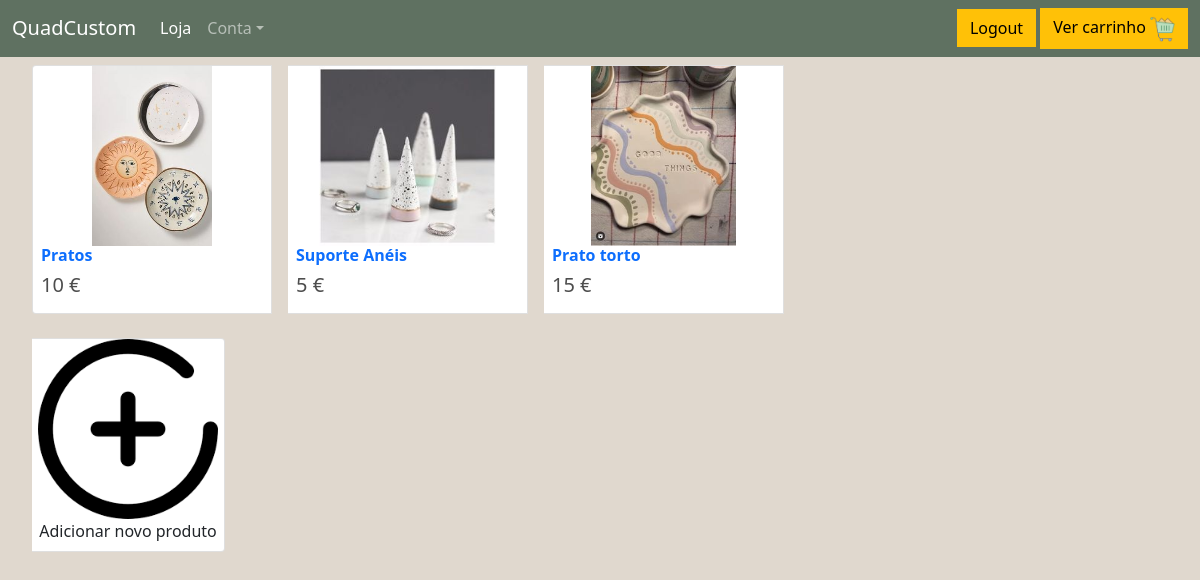
/seller/ (signed in), run on an earlier commit of the app's database.
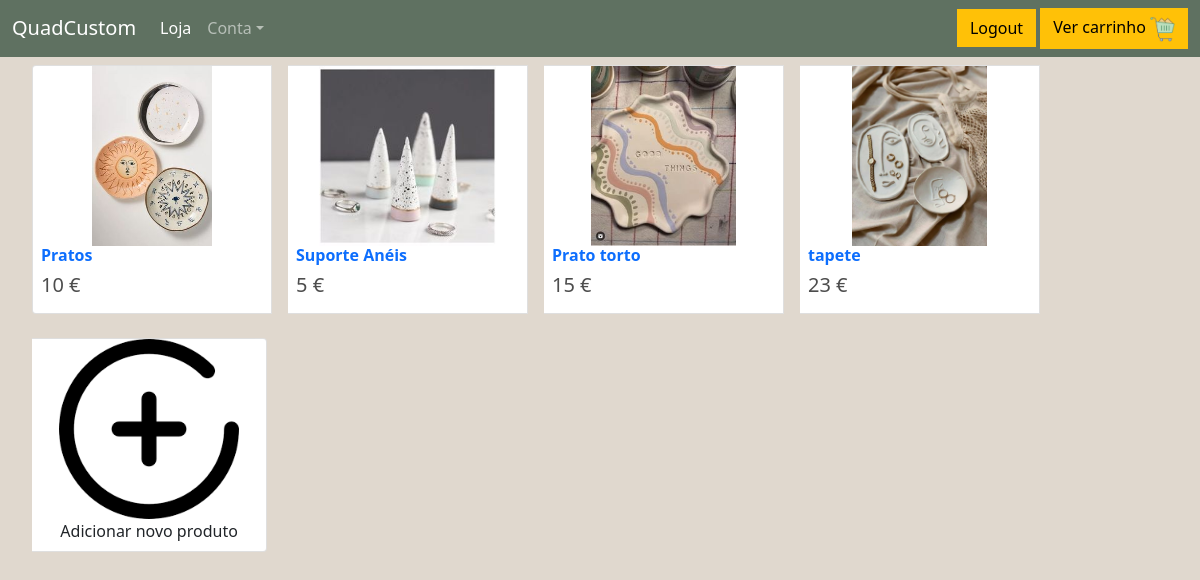
And on a later commit of the database.
### loja/models.py (models this page shows, shortened)
class Produto(models.Model):
    preco = models.IntegerField()
    nome = models.CharField(max_length=100)
    descricao = models.CharField(max_length=300)
    personalizavel = models.BooleanField(default=False)
    pic = models.ImageField(upload_to='images', blank=True, null=True)
    seller = models.ForeignKey(Vendedor, on_delete=models.RESTRICT)

### loja/views.py (the view)
# urls.py: path('seller/',views.seller,name="seller"),
@user_passes_test(Vendedor.isVendedor, login_url='loja:loja')
def seller(request):                                                #carrega Espaço Vendedor
    vendedor = get_object_or_404(Vendedor, who=request.user)
    produtos_vendedor = Produto.objects.filter(seller=vendedor)
    return render(request,'loja/sellerpage.html', {'products_list': produtos_vendedor})

### loja/models.py (called while the page is built)
    def isVendedor(user):
        return Vendedor.objects.filter(who=user).exists() if (user.is_authenticated) else False

### loja/templates/loja/sellerpage.html
{% extends 'loja/main.html' %}
{% load static %}
{% block content %}
<div class="card-group ms-4 me-auto">
    {% for product in products_list %}
    <div class="card m-2 mb-3" style="min-width: 15rem; max-width: 15rem;">
        <img class="card-img-top" width="240px" height="180px" style="object-fit:contain;" src="{{product.pic}}">
                <div class="card-title justify-content-between">
                <h6><strong> <a style="text-decoration:none" class="ps-2" href="{% url 'loja:detalheProd' product.id %}">{{product.nome}}</a></strong></h6>
                <h5 class="ps-2 me-2" style="display:inline-block; ">{{product.preco}} €</h5>
            </div>
    </div>
    {% endfor %}
<div class="card m-2 mb-3" style="min-width: 20%; max-width: 20%;">
    <a href="{% url 'loja:criaProduto' %}"><img class="card-img-top" width="240px" height="180px" style="object-fit:contain;" src="{% static 'images/adicionar.png' %}"></a>
    <div class="card-title ms-auto me-auto mt-auto">  Adicionar novo produto</div>
</div>
</div>
{% endblock content %}

### loja/templates/loja/main.html (shortened to what this page needs)
<!DOCTYPE html>
{% load static %}
<html lang="en">
<head><meta charset="utf-8">
    <link href="https://cdn.jsdelivr.net/npm/bootstrap@5.1.3/dist/css/bootstrap.min.css" rel="stylesheet">
    <link rel="stylesheet" type="text/css" href="{% static 'css/main.css' %}">
  </head>
<body class="d-flex flex-column min-vh-100">
    <nav class="navbar navbar-expand-lg navbar-dark bg-dark">
        <div class="container-fluid">
          <a class="navbar-brand" href="{%url 'loja:loja' %}">QuadCustom</a>
          <div class="collapse navbar-collapse" id="navbarSupportedContent">
            <ul class="navbar-nav me-auto mb-2 mb-lg-0">
              <li class="nav-item">
                <a class="nav-link active" aria-current="page" href="{%url 'loja:loja' %}">Loja</a>
              </li>
              {%if user.is_authenticated%}
              <li class="nav-item dropdown">
                <a class="nav-link dropdown-toggle" href="{%url 'loja:loja' %}" id="navbarDropdown" role="button" data-bs-toggle="dropdown" aria-expanded="false">Conta</a>
              {%endif%}
            </ul>
            <div class="form-inline my-2 my-lg-0">
                {% if not request.user.is_authenticated%}
                <a href="{% url 'loja:login1' %}"class="btn btn-warning">Login/Register</a>
                {% else %}
                <a href="{% url 'loja:logout1' %}" class="btn btn-warning">Logout</a>
                {% endif %}
                <a class="btn btn-warning" href="{% url 'loja:cart' %}">
                  Ver carrinho
                   <img  id="cart-icon" src="{% static 'images/compras.png' %}">
               </a>
           </div>
          </div>
        </div>
      </nav>
      {% block content %}
      {% endblock content %}
</body>
</html>

### loja/static/css/main.css (style rules this page uses)
body { background-color: #e0d8ce; }
h1,h2,h3,h4,h5,h6 { color:hsl(0, 0%, 30%); }
.bg-dark { background-color: #5F7161!important; }
.btn { border-radius: 0; }
#cart-icon { width:25px; display: inline-block; }

What changed in the data, as far as the page shows it:
added Produto: pic (picture), nome "tapete", preco "23"
